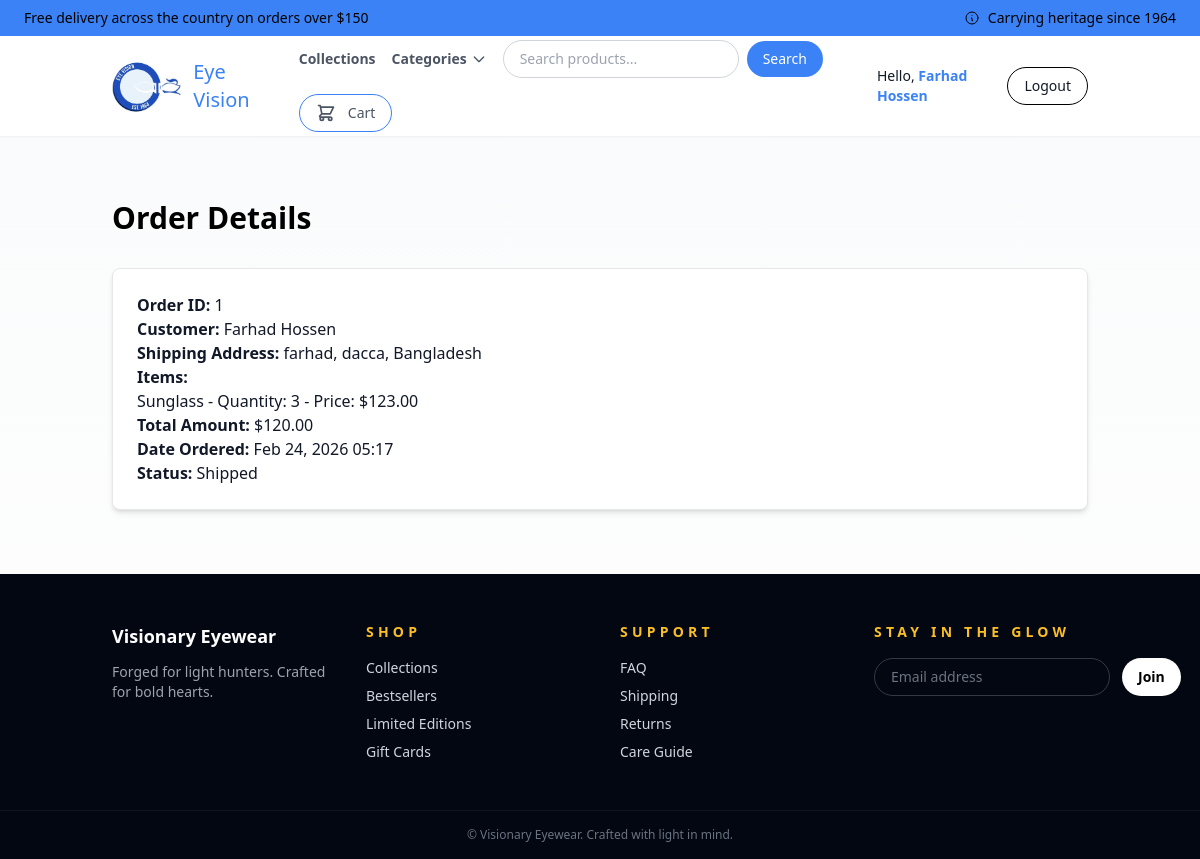
The app's page /payment/orders/1 (signed in) with its own data.
### user/models.py (models this page shows)
class CustomUser(AbstractUser):
    username = None
    mobile = models.CharField(max_length=15, unique=True, validators=[mobile_validator])
    email = models.EmailField(blank=True, null=True, validators=[blank_or_unique_email])
    is_varified = models.BooleanField(default=False)
    USERNAME_FIELD = 'mobile'
    REQUIRED_FIELDS = ['first_name', 'last_name']
    objects = CustomUserManager() # type: ignore
    def __str__(self):
        return str(self.first_name + " " + self.last_name)

### payment/models.py (models this page shows, shortened)
class Order(models.Model):
    user = models.ForeignKey(settings.AUTH_USER_MODEL, on_delete=models.CASCADE, null=True, blank=True)
    full_name = models.CharField(max_length=255)
    email = models.EmailField(max_length=255)
    total_price = models.DecimalField(max_digits=10, decimal_places=2)
    shipping_address = models.ForeignKey(ShippingAddress, on_delete=models.SET_NULL, null=True)
    created_at = models.DateTimeField(auto_now_add=True)
    shipped = models.BooleanField(default=False)
    date_shipped = models.DateTimeField(blank=True, null=True)

class ShippingAddress(models.Model):
    user = models.ForeignKey(settings.AUTH_USER_MODEL, on_delete=models.CASCADE, null=True, blank=True)
    shipping_full_name = models.CharField(max_length=255)
    shipping_email = models.EmailField()
    shipping_address1 = models.CharField(max_length=255)
    shipping_address2 = models.CharField(max_length=255, blank=True, null=True)
    shipping_city = models.CharField(max_length=100)
    shipping_country = models.CharField(max_length=100)
    def __str__(self):
        return f"{self.shipping_full_name}, {self.shipping_city}, {self.shipping_country}"

class OrderItem(models.Model):
    order = models.ForeignKey(Order, on_delete=models.CASCADE, related_name='items')
    product = models.ForeignKey(Product, on_delete=models.CASCADE)
    quantity = models.PositiveIntegerField(default=1)
    price = models.DecimalField(max_digits=10, decimal_places=2)

### store/models.py (models this page shows)
class Product(models.Model):
    name = models.CharField(max_length=100)
    price = models.DecimalField(default=0, decimal_places=2, max_digits=6)
    category = models.ForeignKey(Category, on_delete=models.CASCADE, default=1)
    description = models.CharField(max_length=250, default='', blank=True, null=True)
    image = models.ImageField(upload_to='uploads/products/')
    is_sale = models.BooleanField(default=False)
    sale_price = models.DecimalField(default=0, decimal_places=2, max_digits=6)
    def __str__(self):
        return self.name

### payment/views.py (the view)
# urls.py: path('orders/<int:pk>', views.orders, name='orders'),
def orders(request, pk):
    if request.user.is_authenticated and request.user.is_superuser:
        orders = Order.objects.get(id=pk)
        order_items = OrderItem.objects.filter(order=pk)
    return render(request, 'pay/orders.html', {'orders': orders, 'order_items': order_items})

### cart/cart.py (called while the page is built)
    def __len__(self):
        return sum(item['quantity'] for item in self.cart.values())

### cart/context_processors.py (called while the page is built)
def cart(request):
    return {'cart':Cart(request)}

### store/context_processors.py (called while the page is built)
def categories(request):
    return {
        'categories': Category.objects.all().order_by('name')
    }

### payment/templates/pay/orders.html
{% extends 'base.html' %}
{% block content %}
<section class="container mx-auto px-6 py-16">
    <h2 class="text-3xl font-semibold text-black mb-8">Order Details</h2>
    <div class="bg-white rounded-lg shadow-md border border-gray-200 p-6">
        <p><strong>Order ID:</strong> {{ orders.id }}</p>
        <p><strong>Customer:</strong> {{ orders.user }}</p>
        <p><strong>Shipping Address:</strong> {{ orders.shipping_address }}</p>
        <p><strong>Items:</strong></p>
        <ul>
            {% for item in order_items %}
            <li>{{ item.product }} - Quantity: {{ item.quantity }} - Price: ${{ item.price }}</li>
            {% endfor %}
        </ul>
        <p><strong>Total Amount:</strong> ${{ orders.total_price }}</p>
        <p><strong>Date Ordered:</strong> {{ orders.created_at|date:"M d, Y H:i" }}</p>
        <p><strong>Status:</strong> {% if orders.shipped %}Shipped{% else %}Unshipped{% endif %}</p>
    </div>
</section>
{% endblock %}

### templates/navbar.html (shortened to what this page needs)
    <div class="bg-blue-500 text-black text-sm py-2 px-6 flex flex-wrap justify-between gap-3 sticky top-0 z-30">
        <span>Free delivery across the country on orders over $150</span>
        <span class="hidden lg:flex items-center gap-2">
            <svg xmlns="http://www.w3.org/2000/svg" class="h-4 w-4" fill="none" viewBox="0 0 24 24" stroke="currentColor">
                <path stroke-linecap="round" stroke-linejoin="round" stroke-width="1.5" d="M13 16h-1v-4h-1m1-4h.01M21 12a9 9 0 11-18 0 9 9 0 0118 0z" />
            </svg>
            Carrying heritage since 1964
        </span>
    </div>
    <header class="shadow-sm bg-white sticky top-[30px] z-20">
        <nav class="container mx-auto px-6 py-1">
            <div class="flex items-center justify-between gap-6">
                <a href="{% url 'home' %}" class="flex items-center gap-3" aria-label="Back to top">
                    <div class="h-20 w-20 flex items-center justify-center">
                        <img src="{{ MEDIA_URL }}uploads/products/logo.jpg" alt="Vision Eye Wear" class="h-20 w-20 object-contain">
                    </div>
                    <div>
                        <p class="text-xl font-semi-bold text-blue-500">Eye Vision</p>
                    </div>
                </a>
                <div class="hidden lg:flex flex-wrap items-center gap-4 text-sm font-medium text-gray-600">
                    <a href="{% url 'collection' %}" class="hover:text-blue-500 font-semibold">Collections</a>
                    <div class="relative group">
                        <button class="hover:text-blue-500 font-semibold flex items-center gap-1">
                            Categories
                            <svg xmlns="http://www.w3.org/2000/svg" class="h-4 w-4" fill="none" viewBox="0 0 24 24" stroke="currentColor">
                                <path stroke-linecap="round" stroke-linejoin="round" stroke-width="2" d="M19 9l-7 7-7-7" />
                            </svg>
                        </button>
                    </div>
                    <form action="{% url 'search' %}" method="get" class="flex items-center gap-2">
                    <input  type="text"
                            name="q"
                            placeholder="Search products..."
                            value="{{ request.GET.q }}"
                            class="border border-gray-300 rounded-full px-4 py-2 text-sm focus:outline-none focus:ring-2 focus:ring-blue-500"
                            required>
                    <button type="submit" class="px-4 py-2 bg-blue-500 text-white rounded-full">
                        Search
                    </button>
                    </form>
                    <a href="{% url 'cart_sum' %}" id="cart_quantity" class="inline-flex items-center gap-2 rounded-full border border-blue-500 px-4 py-2 hover:bg-blue-500 hover:text-white transition">
                    {% if cart|length > 0 %}
                        <span class="inline-flex items-center justify-center h-6 w-6 rounded-full bg-blue-500 text-white text-sm font-semibold">
                            {{ cart|length }}
                        </span>
                        <span class="font-medium">Cart</span>
                    {% else %}
                        <span class="ml-1">Cart</span>
                    {% endif %}
                    </a>
                </div>
                <div class="hidden lg:flex items-center gap-4 text-sm">
                    {% if user.is_authenticated %}
                        <span>Hello, <a href="{% url 'user' %}" class="font-semibold text-blue-500 hover:underline">{{ user }}</a></span>
                        <a href="{% url 'logout' %}" class="inline-flex items-center gap-2 rounded-full border border-black px-4 py-2 hover:bg-red-600 hover:text-white transition">
                            Logout
                        </a>
                    {% else %}
                        <a href="{% url 'login' %}" class="text-blue-600 hover:text-black">Log in</a>
                        <a href="{% url 'registration' %}" class="inline-flex items-center gap-2 rounded-full border border-black px-4 py-2 text-blue-500 hover:bg-blue-500 hover:text-white transition">
                            Sign In
                        </a>
                    {% endif %}
                </div>
            </div>
        </nav>
    </header>

### templates/base.html (style rules this page uses)
body { font-family: "Space Grotesk", ui-sans-serif, system-ui, -apple-system; }

### records on screen
CustomUser: first_name+last_name "Farhad Hossen"
Order: id "1", user "Farhad Hossen", shipping_address "farhad, dacca, Bangladesh", total_price "120.00", created_at "Feb 24, 2026 05:17"
OrderItem: product "Sunglass", quantity "3", price "123.00"
